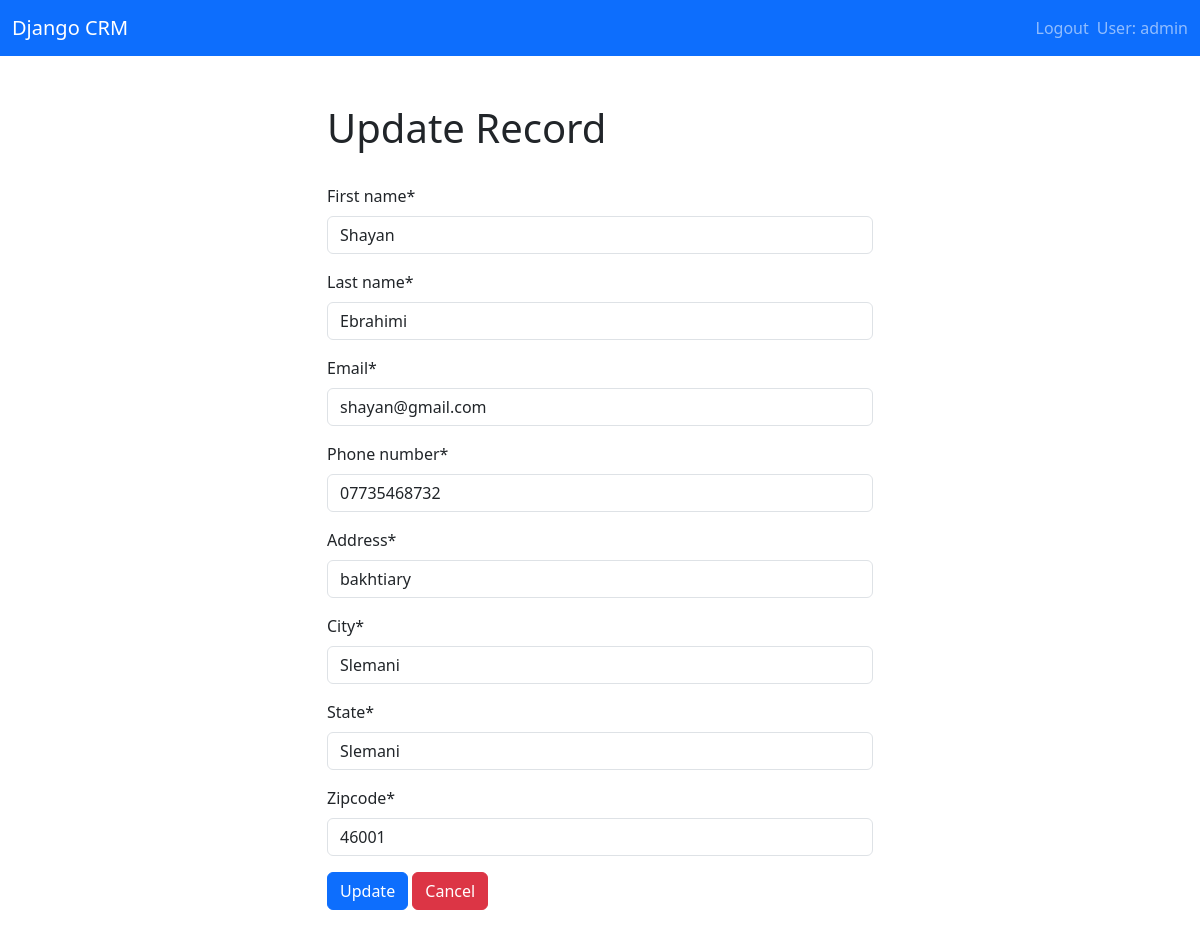
The page /records/update/1 (signed in) on the database its author committed.
### website/models.py (models this page shows, shortened)
class Record(models.Model):
    created_at = models.DateTimeField(auto_now_add=True)
    first_name = models.CharField(max_length=100)
    last_name = models.CharField(max_length=100)
    email = models.CharField(max_length=100)
    phone_number = models.CharField(max_length=15)
    address = models.CharField(max_length=100)
    city = models.CharField(max_length=100)
    state = models.CharField(max_length=100)
    zipcode =models.CharField(max_length=100)

### website/views.py (the view)
# urls.py: path("records/update/<int:pk>", views.update_record, name="update_record"),
def update_record(request, pk):
    if request.user.is_authenticated:
        current_record = Record.objects.get(id=pk)
        updated_record = AddRecord(request.POST or None, instance=current_record)
        if updated_record.is_valid():
            updated_record.save()
            messages.success(request, "Record Has Been Updated Successfully.")
            return redirect("home")
        context = {"updated_record":updated_record}
        return render(request, "update_record.html", context)
    else:
        messages.success(request, "You Must Be Logged In To Add a Record.")
        return redirect("login")

### website/forms.py
class AddRecord(forms.ModelForm):
    first_name = forms.CharField(max_length=100)
    last_name = forms.CharField(max_length=100)
    email = forms.EmailField()
    phone_number = forms.CharField(max_length=15)
    address = forms.CharField(max_length=100)
    city = forms.CharField(max_length=100)
    state = forms.CharField(max_length=100)
    zipcode =forms.CharField(max_length=100)
    class Meta:
        model = Record
        fields = ["first_name", "last_name", "email", "phone_number", "address", "city", "state", "zipcode"]

### website/templates/update_record.html (shortened to what this page needs)
{% extends "layout.html" %}
{% load crispy_forms_tags %}
{% block content %}
<div class="col-md-6 offset-md-3">
    <h1>Update Record</h1>
    <br>
    <form method="POST">
        {{ updated_record|crispy }}
        <button type="submit" class="btn btn-primary">Update</button>
        <a href="{% url "home" %}" class="btn btn-danger">Cancel</a>
    </form>
</div>
{% endblock content %}

### website/templates/navbar.html (shortened to what this page needs)
<nav class="navbar navbar-expand-lg navbar-dark bg-primary">
  <div class="container-fluid">
    <a class="navbar-brand" href="{% url "home" %}">Django CRM</a>
    <div class="collapse navbar-collapse" id="navbarSupportedContent">
      <ul class="navbar-nav ms-auto mb-2 mb-lg-0">
        {% if user.is_authenticated %}
        <li class="nav-item">
          <a class="nav-link" href="{% url "logout" %}">Logout</a>
        </li>
        <span class="navbar-text" >User: {{ user }}</span>
        {% endif %}
      </ul>
    </div>
  </div>
</nav>

### rows shown on the page
Record: first_name "Shayan", last_name "Ebrahimi", email "shayan@gmail.com", phone_number "07735468732", address "bakhtiary", city "Slemani", state "Slemani", zipcode "46001"

### other values the page prints
{{ user }} "admin"
